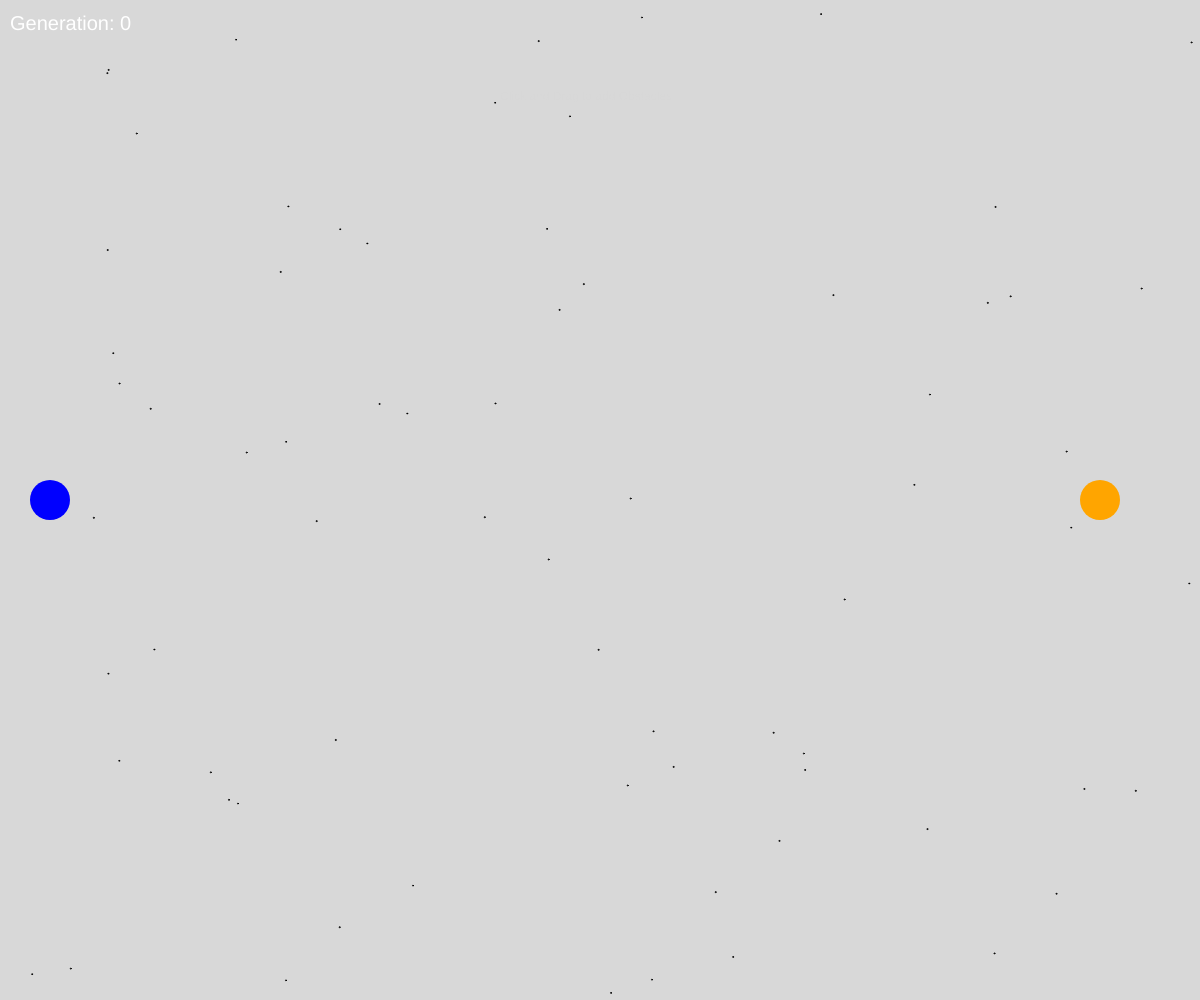
Frame 1 (no input)
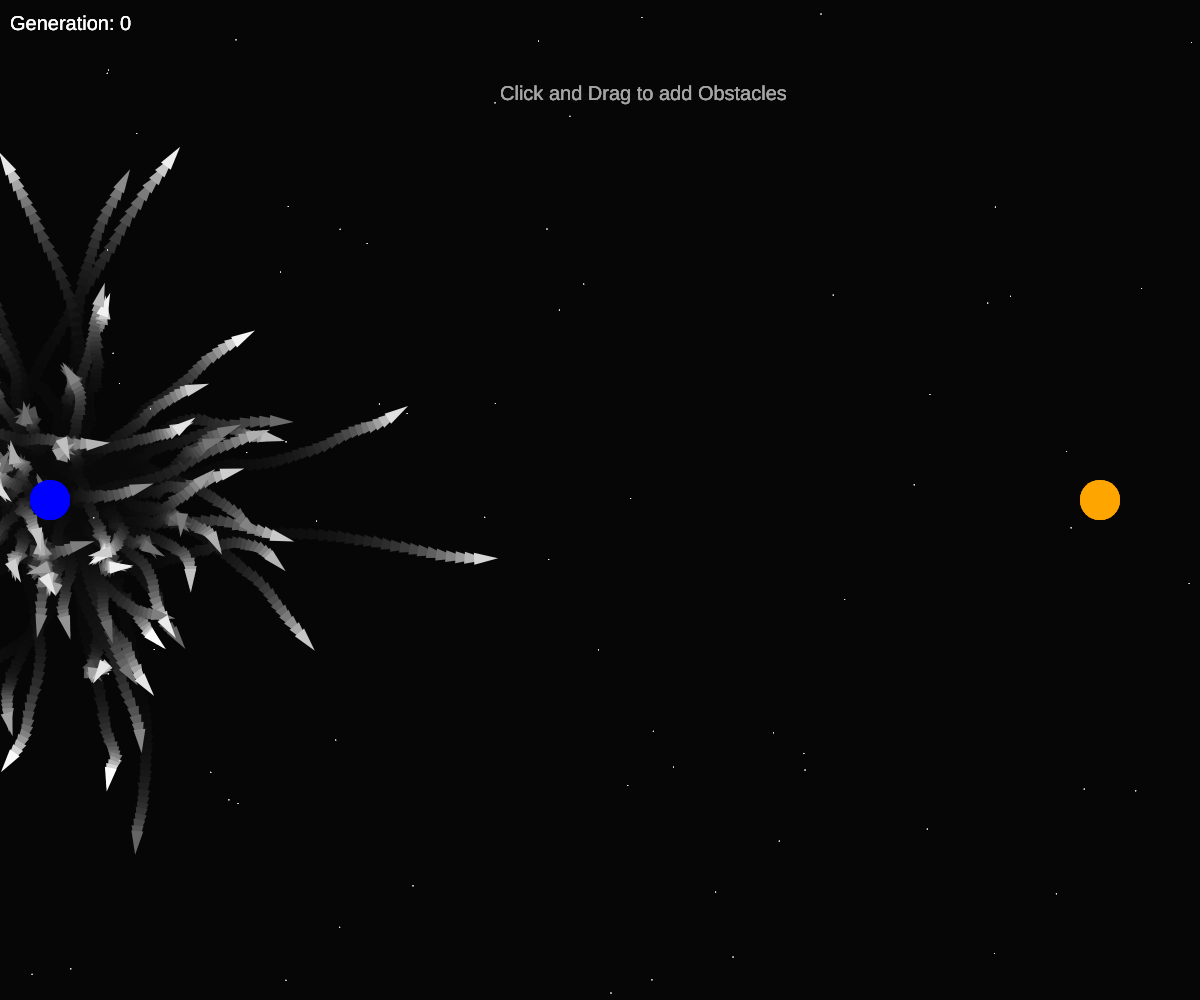
Frame 60 (no input)
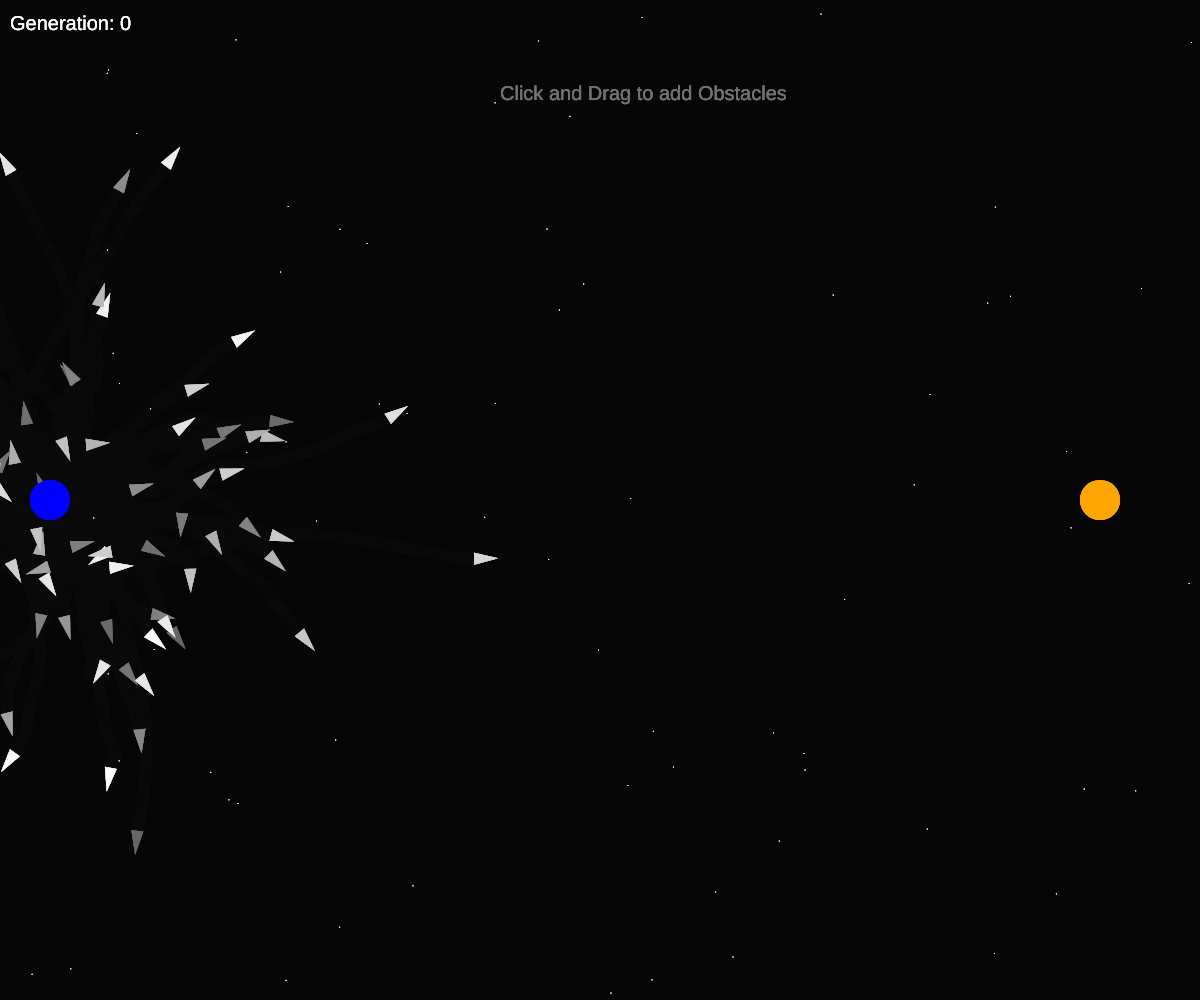
Frame 120 (the mouse pressed at the canvas centre since frame 60)

The p5.js sketch that drew these frames (run headless with seeded random() and noise() and a simulated clock; from frame 60 on, the mouse is pressed at the canvas centre):

// p5.js sketch
// ── sketch.js
var rockets = [];
var color = 0;
var time;
var goal;
var origin;
var numMoves = 200;
var num = 100;
var genNum = 0;
var objects = [];
var drawingBox;
var tempShape;
var stars = []
var startPoint;
var endPoint;
var clock;
function setup() {
  // put setup code here
  //frameRate(30);
  createCanvas(windowWidth, windowHeight);

  goal = [windowWidth-100,windowHeight/2,windowHeight * windowWidth/30000];
  time = 0;
  clock = 0;
  origin = createVector(50,windowHeight/2);

  for (var i =num; i >= 0; i--) {
    rockets.push(new Rocket());
  }
  startPoint = createVector();
  endPoint = createVector();
  drawingBox = false;

  for (var i = 70; i >= 0; i--) {
    stars.push([random(0,windowWidth),random(0,windowHeight)])
  }


}

function draw() {
  clock++
  fill(255-clock)
  text("Click and Drag to add Obstacles",windowWidth/2-100,100);

  origin = createVector(50,windowHeight/2);
  goal = [windowWidth-100,windowHeight/2,windowHeight * windowWidth/30000];

  // createCanvas(windowWidth -5 , windowHeight -5);
  background(10, 40);
  // background('black');
  textSize(20);
  fill(255);
  text("Generation: "+ genNum,10,30);
  for (var i = stars.length - 1; i >= 0; i--) {
    fill("white")
    ellipse(stars[i][0],stars[i][1],1,1)
  }



  if(time < numMoves){
    for (var i = rockets.length - 1; i >= 0; i--) {
    if(!drawingBox)   rockets[i].update();
    rockets[i].display();

    }
    time++;
  }
  else
  {
    newGen();
    genNum++;
  }


  noStroke()
  fill("orange")
  ellipse(goal[0],goal[1],goal[2],goal[2]);
  fill("blue")
  ellipse(origin.x,origin.y,goal[2],goal[2]);




  for (var i = objects.length - 1; i >= 0; i--) {
    rectMode(CORNERS);
    fill("white");
    rect(objects[i][0][0],objects[i][0][1],objects[i][1][0],objects[i][1][1])
  }

  if(drawingBox)
  {
    fill("white")
    rectMode(CORNERS)
    rect(tempShape[0],tempShape[1],mouseX,mouseY);
  }





}

function mousePressed()
{
  startPoint = [mouseX,mouseY];
  drawingBox = true
  tempShape = [mouseX,mouseY]
  // noLoop();
}
function mouseReleased()
{
  endPoint = [mouseX,mouseY];
  drawingBox = false
  objects.push([startPoint,endPoint])
  // loop();
}


function newGen()
{
  time = 0;
  var maxFit = -Infinity;
  var minFit = Infinity;
  var bestRocket;
  for (var i = rockets.length - 1; i >= 0; i--) {
    var fit = rockets[i].getFitness();


    if(fit>maxFit)
    {
      maxFit = fit;
      bestRocket = rockets[i];

    }
    if(fit<minFit)
    {
      minFit = fit;

    }
  }

  for (var i = rockets.length - 1; i >= 0; i--) {
    rockets[i].fitness = rockets[i].fitness/maxFit;

  }


  var pool = [];
  for (var i = rockets.length - 1; i >= 0; i--) {
    var n = rockets[i].fitness*50;
    for (var j = n; j >= 0; j--) {
      pool.push(rockets[i]);
    }
  }

  rockets = [];

  for (var i = num; i >= 0; i--) {
    rockets.push(new Rocket());
  }

  for (var i = rockets.length- 1; i >= 0; i--) {
    rockets[i].moves = mate(random(pool),random(pool));
    rockets[i].moves = mutation(rockets[i].moves);
  }

}

function mutation(movesToMutate)
{
  var movesMutated = []

  for (var i = movesToMutate.length - 1; i >= 0; i--) {
    if(random(1)<0.01)
    {
      var x = random(-1,1);
      var y = random(-1,1);

      movesMutated.push([x,y])
    }
    else
    {
      movesMutated.push(movesToMutate[i]);
    }

  }
  return movesMutated;
}
function mate(rocketA,rocketB)
{
  var babyMoves = [];
  var index = random(rocketA.moves.length);
  for (var i = rocketA.moves.length-1; i >= 0; i--) {
    if(i<index)
    {
      babyMoves.push(rocketA.moves[i]);
    }
    else
    {
      babyMoves.push(rocketB.moves[i]);
    }
  }


  return babyMoves;


}



function Rocket()
{
	this.pos = createVector(origin.x,origin.y);
  this.vel = createVector(0,0);
  this.acc = createVector(0,0);
  this.moves = [];
  this.win = false;
  this.lose = false;

  this.fitness = -Infinity;
  this.index = 0;

  this.color = random(100,255);
  this.time = -Infinity;
  this.size = windowHeight * windowWidth/100000

  for (var i = numMoves; i >= 0; i--) {
    var x = random(-1,1);
    var y = random(-1,1);
    this.moves.push([x,y]);
  }

	this.update = function() {
    this.size = windowHeight * windowWidth/100000
    if(!this.win && !this.lose){
      this.vel.add(this.acc);
      this.pos.add(this.vel);
      this.acc.mult(0);

      if(this.index < this.moves.length)
      {
        this.acc = createVector(this.moves[this.index][0],this.moves[this.index][1]);
        this.index++;
      }

      if(this.pos.x > goal[0]-goal[2]/2 && this.pos.x < goal[0]+goal[2]/2 && this.pos.y > goal[1]-goal[2]/2 && this.pos.y < goal[1]+goal[2]/2)
      {
        this.win = true;
        this.time = this.index;
      }
      for (var j = objects.length - 1; j >= 0; j--) {

        x1 = objects[j][0][0]
        y1 = objects[j][0][1]

        x2 = objects[j][1][0]
        y2 = objects[j][1][1]
        if(this.pos.x > x1 && this.pos.x < x2 && this.pos.y > y1 && this.pos.y < y2)
        {
        this.lose = true;

        }

        if(this.pos.x < x1 && this.pos.x > x2  && this.pos.y < y1 && this.pos.y > y2)
        {
        this.lose = true;
        }

        if(this.pos.x > x1 && this.pos.x < x2 && this.pos.y < y1 && this.pos.y > y2)
        {
        this.lose = true;

        }

        if(this.pos.x < x1 && this.pos.x > x2  && this.pos.y > y1 && this.pos.y < y2)
        {
        this.lose = true;
        }
      }

    }


  };

  this.getFitness = function()
  {
     var dist = sqrt(pow((this.pos.x-goal[0]),2)+pow((this.pos.y-goal[1]),2));
      this.fitness = 1/(pow(dist,2));

      if(this.win)
      {

        this.fitness /= this.moves.length/this.time
      }
      if(this.lose)
      {
        this.fitness /= 50;
      }
      return this.fitness;

  };



  this.display = function() {
    push();
    // colorMode(HSB, 100);
    fill(this.color);
    translate(this.pos.x,this.pos.y);
    rotate(this.vel.heading())

    beginShape();
    vertex(this.size, 0);
    vertex(-this.size, -this.size/2);
    vertex(-this.size, this.size/2);
    endShape(CLOSE);

    pop();
  };


}
